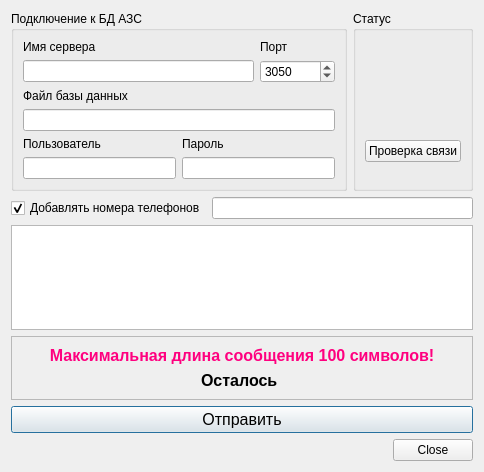
<?xml version="1.0" encoding="UTF-8"?>
<ui version="4.0">
 <class>SendMessageDialog</class>
 <widget class="QDialog" name="SendMessageDialog">
  <property name="geometry">
   <rect>
    <x>0</x>
    <y>0</y>
    <width>484</width>
    <height>472</height>
   </rect>
  </property>
  <property name="windowTitle">
   <string>Сообщение оператору</string>
  </property>
  <layout class="QGridLayout" name="gridLayout_5">
   <item row="0" column="0">
    <widget class="QGroupBox" name="groupBoxSettingsDB">
     <property name="title">
      <string>Подключение к БД АЗС</string>
     </property>
     <layout class="QGridLayout" name="gridLayout_3">
      <item row="2" column="0">
       <widget class="QLineEdit" name="lineEditDBFileName"/>
      </item>
      <item row="3" column="0">
       <layout class="QGridLayout" name="gridLayout">
        <item row="0" column="0">
         <widget class="QLabel" name="label_4">
          <property name="text">
           <string>Пользователь</string>
          </property>
         </widget>
        </item>
        <item row="0" column="1">
         <widget class="QLabel" name="label_5">
          <property name="text">
           <string>Пароль</string>
          </property>
         </widget>
        </item>
        <item row="1" column="0">
         <widget class="QLineEdit" name="lineEditUser"/>
        </item>
        <item row="1" column="1">
         <widget class="QLineEdit" name="lineEditPass">
          <property name="echoMode">
           <enum>QLineEdit::PasswordEchoOnEdit</enum>
          </property>
         </widget>
        </item>
       </layout>
      </item>
      <item row="0" column="0">
       <layout class="QGridLayout" name="gridLayout_2">
        <item row="0" column="0">
         <widget class="QLabel" name="label">
          <property name="text">
           <string>Имя сервера</string>
          </property>
         </widget>
        </item>
        <item row="0" column="1">
         <widget class="QLabel" name="label_2">
          <property name="text">
           <string>Порт</string>
          </property>
         </widget>
        </item>
        <item row="1" column="0">
         <widget class="QLineEdit" name="lineEditServerName"/>
        </item>
        <item row="1" column="1">
         <widget class="QSpinBox" name="spinBoxPort">
          <property name="minimumSize">
           <size>
            <width>75</width>
            <height>0</height>
           </size>
          </property>
          <property name="maximumSize">
           <size>
            <width>75</width>
            <height>16777215</height>
           </size>
          </property>
          <property name="maximum">
           <number>65535</number>
          </property>
          <property name="stepType">
           <enum>QAbstractSpinBox::AdaptiveDecimalStepType</enum>
          </property>
          <property name="value">
           <number>3050</number>
          </property>
         </widget>
        </item>
       </layout>
      </item>
      <item row="1" column="0">
       <widget class="QLabel" name="label_3">
        <property name="text">
         <string>Файл базы данных</string>
        </property>
       </widget>
      </item>
     </layout>
    </widget>
   </item>
   <item row="0" column="1">
    <widget class="QGroupBox" name="groupBoxStatus">
     <property name="title">
      <string>Статус </string>
     </property>
     <layout class="QVBoxLayout" name="verticalLayout">
      <item alignment="Qt::AlignHCenter">
       <widget class="QLabel" name="labelSatusConnections">
        <property name="sizePolicy">
         <sizepolicy hsizetype="Preferred" vsizetype="Preferred">
          <horstretch>0</horstretch>
          <verstretch>0</verstretch>
         </sizepolicy>
        </property>
        <property name="minimumSize">
         <size>
          <width>64</width>
          <height>64</height>
         </size>
        </property>
        <property name="maximumSize">
         <size>
          <width>64</width>
          <height>64</height>
         </size>
        </property>
        <property name="text">
         <string/>
        </property>
        <property name="pixmap">
         <pixmap resource="../resource.qrc">:/Images/waiting_icon.png</pixmap>
        </property>
        <property name="scaledContents">
         <bool>true</bool>
        </property>
       </widget>
      </item>
      <item>
       <widget class="QPushButton" name="pushButtonTestConnection">
        <property name="text">
         <string>Проверка связи</string>
        </property>
       </widget>
      </item>
     </layout>
    </widget>
   </item>
   <item row="1" column="0" colspan="2">
    <layout class="QHBoxLayout" name="horizontalLayout">
     <item>
      <widget class="QCheckBox" name="checkBox">
       <property name="text">
        <string>Добавлять номера телефонов</string>
       </property>
       <property name="checked">
        <bool>true</bool>
       </property>
      </widget>
     </item>
     <item>
      <widget class="QLineEdit" name="lineEditPhone"/>
     </item>
    </layout>
   </item>
   <item row="2" column="0" colspan="2">
    <widget class="QPlainTextEdit" name="plainTextEditMessage">
     <property name="font">
      <font>
       <pointsize>14</pointsize>
      </font>
     </property>
     <property name="plainText">
      <string/>
     </property>
     <property name="maximumBlockCount">
      <number>100</number>
     </property>
    </widget>
   </item>
   <item row="3" column="0" colspan="2">
    <widget class="QFrame" name="frame">
     <property name="frameShape">
      <enum>QFrame::StyledPanel</enum>
     </property>
     <property name="frameShadow">
      <enum>QFrame::Raised</enum>
     </property>
     <layout class="QGridLayout" name="gridLayout_4">
      <item row="0" column="0">
       <widget class="QLabel" name="label_6">
        <property name="font">
         <font>
          <pointsize>12</pointsize>
          <bold>true</bold>
         </font>
        </property>
        <property name="styleSheet">
         <string notr="true">color: rgb(255, 0, 127);</string>
        </property>
        <property name="text">
         <string>Максимальная длина сообщения 100 символов!</string>
        </property>
        <property name="scaledContents">
         <bool>false</bool>
        </property>
        <property name="alignment">
         <set>Qt::AlignCenter</set>
        </property>
        <property name="wordWrap">
         <bool>true</bool>
        </property>
       </widget>
      </item>
      <item row="1" column="0" alignment="Qt::AlignHCenter">
       <widget class="QLabel" name="labelCharacterCount">
        <property name="font">
         <font>
          <pointsize>12</pointsize>
          <bold>true</bold>
         </font>
        </property>
        <property name="text">
         <string>Осталось </string>
        </property>
       </widget>
      </item>
     </layout>
    </widget>
   </item>
   <item row="4" column="0" colspan="2">
    <widget class="QPushButton" name="pushButtonSendMessage">
     <property name="font">
      <font>
       <pointsize>12</pointsize>
      </font>
     </property>
     <property name="text">
      <string>Отправить</string>
     </property>
     <property name="icon">
      <iconset resource="../resource.qrc">
       <normaloff>:/Images/send message.png</normaloff>:/Images/send message.png</iconset>
     </property>
     <property name="iconSize">
      <size>
       <width>32</width>
       <height>32</height>
      </size>
     </property>
     <property name="autoRepeat">
      <bool>false</bool>
     </property>
     <property name="autoExclusive">
      <bool>false</bool>
     </property>
     <property name="autoDefault">
      <bool>false</bool>
     </property>
     <property name="default">
      <bool>true</bool>
     </property>
    </widget>
   </item>
   <item row="5" column="0" colspan="2">
    <widget class="QDialogButtonBox" name="buttonBox">
     <property name="standardButtons">
      <set>QDialogButtonBox::Close</set>
     </property>
    </widget>
   </item>
  </layout>
 </widget>
 <tabstops>
  <tabstop>lineEditServerName</tabstop>
  <tabstop>spinBoxPort</tabstop>
  <tabstop>lineEditDBFileName</tabstop>
  <tabstop>lineEditUser</tabstop>
  <tabstop>lineEditPass</tabstop>
  <tabstop>pushButtonTestConnection</tabstop>
  <tabstop>checkBox</tabstop>
  <tabstop>lineEditPhone</tabstop>
  <tabstop>plainTextEditMessage</tabstop>
  <tabstop>pushButtonSendMessage</tabstop>
 </tabstops>
 <resources>
  <include location="../resource.qrc"/>
 </resources>
 <connections/>
</ui>
